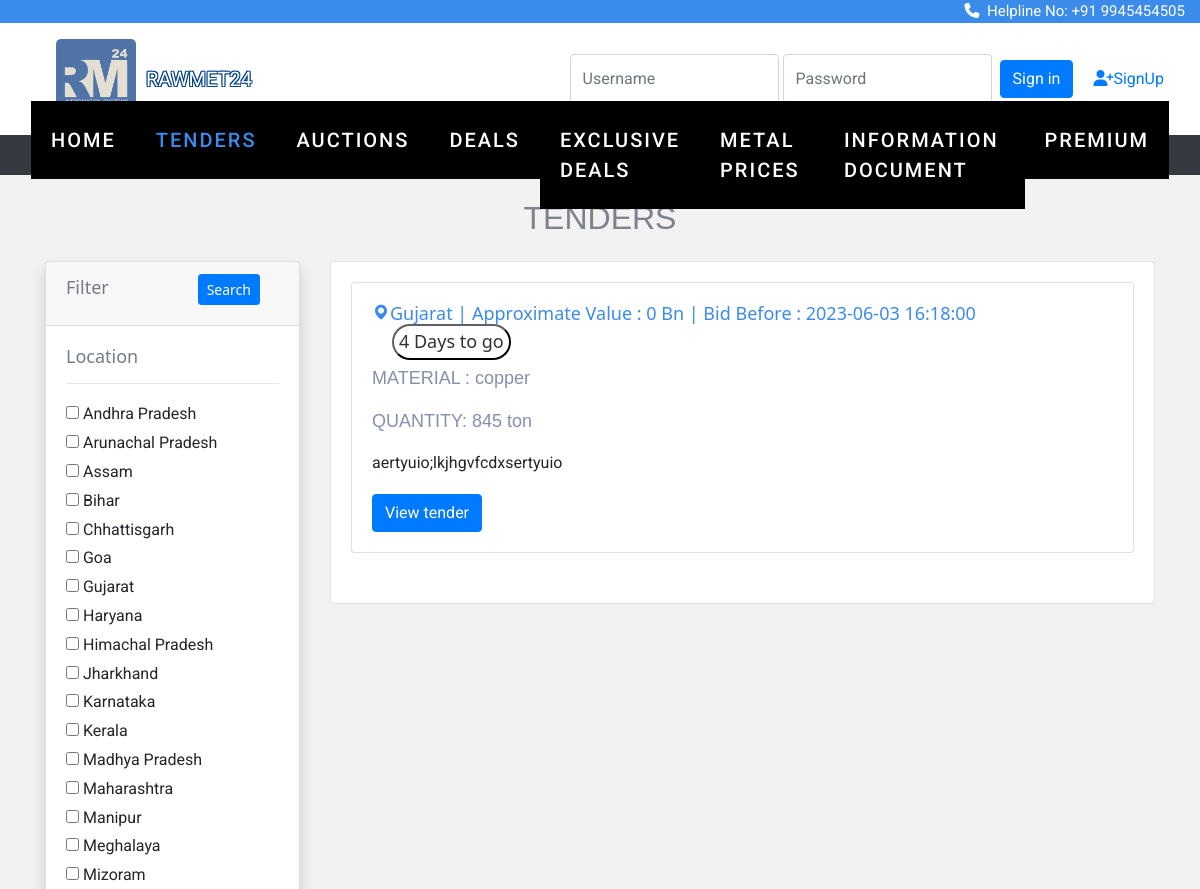
Before: /tender/category.php?type=Procurement Tenders (upper part) with the older database file.
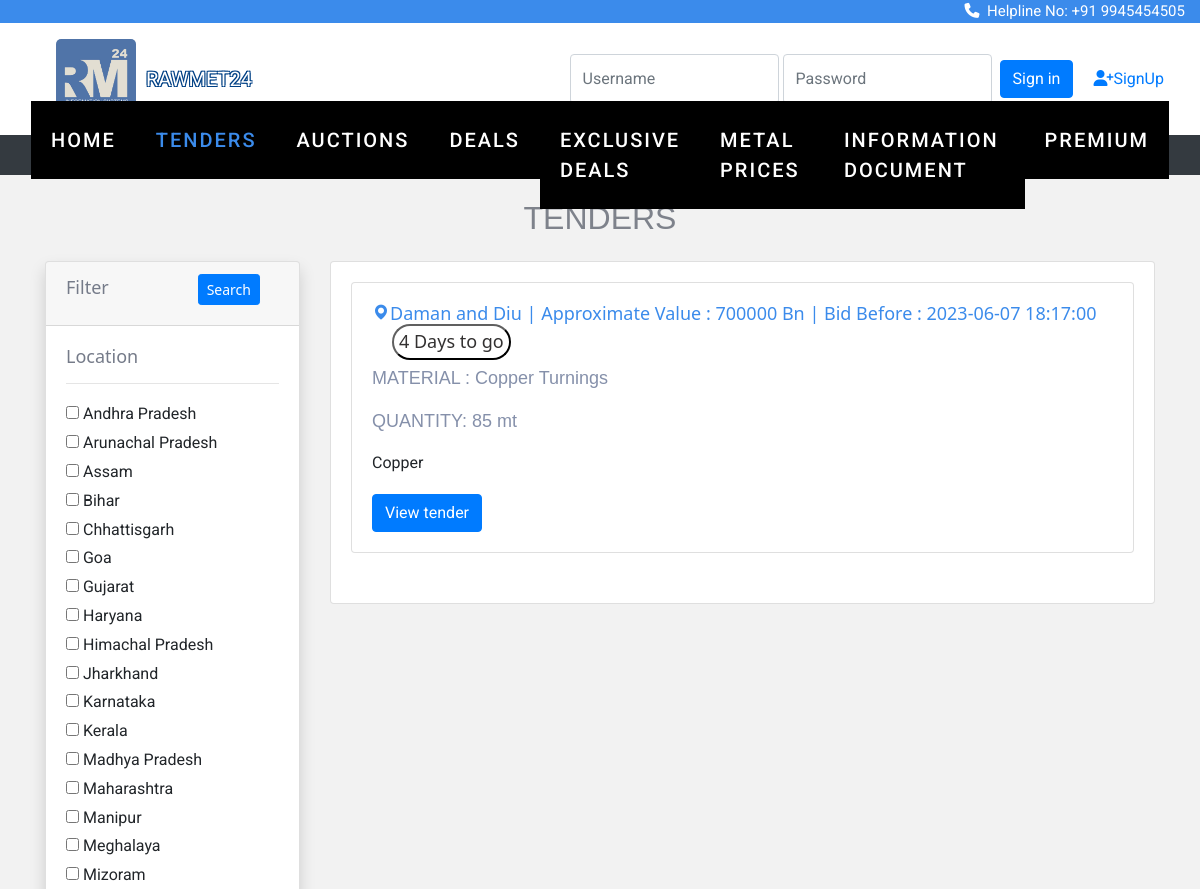
After: the same page with the newer database file.
### tables this page shows
CREATE TABLE `location` (
  `state_id` int(11) NOT NULL,
  `state_name` varchar(50) DEFAULT NULL
);

CREATE TABLE `tenders` (
  `id` int(11) NOT NULL,
  `category` varchar(255) DEFAULT NULL,
  `infoId` varchar(255) DEFAULT NULL,
  `ownership` varchar(255) DEFAULT NULL,
  `tenderLocation` varchar(255) DEFAULT NULL,
  `sector` varchar(255) DEFAULT NULL,
  `tenderNumber` int(255) DEFAULT NULL,
  `tenderDesc` text DEFAULT NULL,
  `material` varchar(255) DEFAULT NULL,
  `quantity` varchar(255) NOT NULL,
  `publishingDatetime` datetime DEFAULT NULL,
  `startDatetime` datetime DEFAULT NULL,
  `endDatetime` datetime DEFAULT NULL,
  `emdType` varchar(255) DEFAULT NULL,
  `emdAmt` int(11) DEFAULT NULL,
  `tenderValue` int(255) NOT NULL,
  `companyName` varchar(255) DEFAULT NULL,
  `location` varchar(255) DEFAULT NULL,
  `street` varchar(255) DEFAULT NULL,
  `city` varchar(255) DEFAULT NULL,
  `telephone` varchar(255) DEFAULT NULL,
  `email` varchar(255) DEFAULT NULL,
  `contactPerson` varchar(255) DEFAULT NULL,
  `img` varchar(300) NOT NULL,
  `file` varchar(300) NOT NULL
);

### tender/category.php (the view, shortened to what the changed rows need)
<?php
include "connect.php";
?>
<!doctype html>
<html lang="en">
  <head>
    <link rel="stylesheet" href="https://cdn.jsdelivr.net/npm/bootstrap@4.0.0/dist/css/bootstrap.min.css">
<link rel="stylesheet" href="https://stackpath.bootstrapcdn.com/font-awesome/4.7.0/css/font-awesome.min.css">
<link rel="stylesheet" href="https://cdnjs.cloudflare.com/ajax/libs/font-awesome/4.7.0/css/font-awesome.min.css">
<link rel="stylesheet" href="css/style.css">
<link rel="stylesheet" href="css/_buttons.scss">
<link rel="stylesheet" href="css/buttons.scss">
<link rel="stylesheet" href="css/auction.css">
<link rel="stylesheet" href="css/reboot.scss">
<link rel="stylesheet" href="https://cdnjs.cloudflare.com/ajax/libs/font-awesome/6.4.0/css/all.min.css">
<link href='https://unpkg.com/boxicons@2.1.4/css/boxicons.min.css' rel='stylesheet'>
<link rel="stylesheet" href="https://cdnjs.cloudflare.com/ajax/libs/font-awesome/4.7.0/css/font-awesome.min.css">
<link rel="stylesheet" type="text/css" href="https://stackpath.bootstrapcdn.com/bootstrap/4.4.1/css/bootstrap.min.css">
<link rel="stylesheet" type="text/css" href="https://pixinvent.com/stack-responsive-bootstrap-4-admin-template/app-assets/css/bootstrap-extended.min.css">
<link rel="stylesheet" type="text/css" href="https://pixinvent.com/stack-responsive-bootstrap-4-admin-template/app-assets/fonts/simple-line-icons/style.min.css">
</head>
</head>
<body>
<section class="ftco-section" style="padding-top: 5px;">
<section class="home">
<br>
 <center>
 <h2 style="color: #7e828b;">TENDERS</h2> </center>
    <div class="container">
        <div class="row">
            <div class="col-md-3">
                <form action="tender_search.php?l=" method="GET">
                    <div class="card shadow mt-3">
                        <div class="card-body">
                            <h6>Location</h6>
                            <hr>
                            <?php
                            $brand_query = "SELECT * FROM location";
                            $brand_query_run = mysqli_query($con, $brand_query);
                            if (mysqli_num_rows($brand_query_run) > 0) {
                                foreach ($brand_query_run as $locationlist) {
                                    ?>
                                    <div id="checkbox">
                                        <input type="checkbox" name="locations" value="<?= $locationlist['state_name']; ?>"
                                            ?>>
                                        <?= $locationlist['state_name']; ?>
                                    </div>
                                    <?php
                                }
                            } else {
                                echo "No locations Found";
                            }
                            ?>
                        </div>
                    </div>
                </form>
            </div>
            <div class="col-md-9 mt-3">
                <div class="card ">
                    <div class="card-body row">
                        <?php
                        if (isset($_GET['locations'])) {
                            $branchecked = [];
                            $branchecked[0] = $_GET['locations'];
                            foreach ($branchecked as $rowbrand) {
                                 $sql = "SELECT * FROM tenders WHERE tenderLocation='".$rowbrand."'";
                                $result = mysqli_query($con, $sql);
                                if (mysqli_num_rows($result) > 0) {
                                    foreach ($result as $row):
                                        ?>
                                       <div class="col-md-12 grid-margin stretch-card">
                    <div class="card">
                    <div class="card-body">
                    <h6 style="color:#3b8beb; "> <i class='bx bxs-map'></i><?php echo $row['tenderLocation'];?>
                    | Approximate Value : <?php echo $row['tenderValue'];?> Bn | Bid Before : <?php echo $row['endDatetime'];?> <button style="padding:5px ;border-color: #0c0c0c; border-radius: 20px; color: #333131; background-color: #ffffff; margin-left: 20px;">4 Days to go</button></h6>
                        <h5 style="color:#8590aa; font-family: 'Montserrat', sans-serif;"> MATERIAL :&nbsp<?php echo $row['material'];?><br> <br> <p>QUANTITY:&nbsp<?php echo $row['quantity'];?></p></h5>
                        <p><?php echo $row['tenderDesc'];?></p>
    <a href="tend_page.php?g=<?php echo $row['id'];?>"><button class="btn btn-primary" type="submit">View tender</button></a></h6>
                      </div>
                    </div>
                  </div>
                                        <?php
                                    endforeach;
                                } else{
                                  echo "No result is found";
                                }
                            }
                        } else {
                          if(isset($_GET['type'])){
                            $a = $_GET['type'];
                            $sql = "select * from tenders WHERE category='$a' ";
                               $result = mysqli_query($con, $sql);
                               if (mysqli_num_rows($result) > 0) {
                                 while ($row = mysqli_fetch_assoc($result)) {
                                   ?>
                                    <div class="col-md-12 grid-margin stretch-card">
                    <div class="card">
                    <div class="card-body">
                    <h6 style="color:#3b8beb; "> <i class='bx bxs-map'></i><?php echo $row['tenderLocation'];?>
                    | Approximate Value : <?php echo $row['tenderValue'];?> Bn | Bid Before : <?php echo $row['endDatetime'];?> <button style="padding:5px ;border-color: #0c0c0c; border-radius: 20px; color: #333131; background-color: #ffffff; margin-left: 20px;">4 Days to go</button></h6>
                        <h5 style="color:#8590aa; font-family: 'Montserrat', sans-serif;"> MATERIAL :&nbsp<?php echo $row['material'];?><br> <br> <p>QUANTITY:&nbsp<?php echo $row['quantity'];?></p></h5>
                        <p><?php echo $row['tenderDesc'];?></p>
    <a href="tend_page.php?g=<?php echo $row['id'];?>"><button class="btn btn-primary" type="submit">View tender</button></a></h6>
                      </div>
                    </div>
                  </div>
                                   <?php
                                 }
                               }else{
                                echo "No result is found";
                               }
                             }}
                        ?>
                </div>
            </div>
        </div>
    </div>
    </div>
    <br><br>
</body>
</html>

Changed rows visible on the page:
removed tenders: tenderLocation "Gujarat", tenderValue "0", endDatetime "2023-06-03 16:18:00", material "copper", quantity "845 ton", tenderDesc "aertyuio;lkjhgvfcdxsertyuio"
added tenders: tenderLocation "Daman and Diu", tenderValue "700000", endDatetime "2023-06-07 18:17:00", material "Copper Turnings", quantity "85 mt", tenderDesc "Copper"
